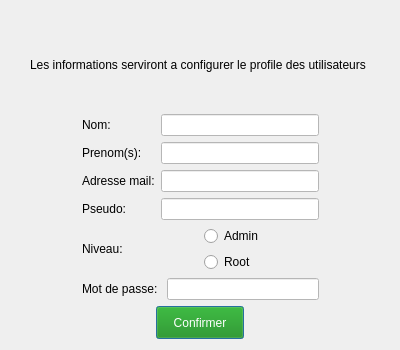
<?xml version="1.0" encoding="UTF-8"?>
<ui version="4.0">
 <class>adduser</class>
 <widget class="QDialog" name="adduser">
  <property name="geometry">
   <rect>
    <x>0</x>
    <y>0</y>
    <width>400</width>
    <height>350</height>
   </rect>
  </property>
  <property name="minimumSize">
   <size>
    <width>400</width>
    <height>350</height>
   </size>
  </property>
  <property name="maximumSize">
   <size>
    <width>400</width>
    <height>350</height>
   </size>
  </property>
  <property name="windowTitle">
   <string>Ajout utilisateur</string>
  </property>
  <layout class="QGridLayout" name="gridLayout_2">
   <item row="0" column="2">
    <spacer name="verticalSpacer_2">
     <property name="orientation">
      <enum>Qt::Vertical</enum>
     </property>
     <property name="sizeType">
      <enum>QSizePolicy::Fixed</enum>
     </property>
     <property name="sizeHint" stdset="0">
      <size>
       <width>20</width>
       <height>10</height>
      </size>
     </property>
    </spacer>
   </item>
   <item row="1" column="0">
    <spacer name="horizontalSpacer_5">
     <property name="orientation">
      <enum>Qt::Horizontal</enum>
     </property>
     <property name="sizeHint" stdset="0">
      <size>
       <width>11</width>
       <height>20</height>
      </size>
     </property>
    </spacer>
   </item>
   <item row="1" column="1" colspan="3">
    <widget class="QLabel" name="label_7">
     <property name="styleSheet">
      <string notr="true">QLabel{
	
	font: 81 italic 11pt &quot;Fira Sans Compressed ExtraBold&quot;;
}</string>
     </property>
     <property name="text">
      <string>Les informations serviront a configurer le profile des utilisateurs </string>
     </property>
    </widget>
   </item>
   <item row="1" column="4">
    <spacer name="horizontalSpacer_6">
     <property name="orientation">
      <enum>Qt::Horizontal</enum>
     </property>
     <property name="sizeHint" stdset="0">
      <size>
       <width>13</width>
       <height>20</height>
      </size>
     </property>
    </spacer>
   </item>
   <item row="2" column="2">
    <layout class="QGridLayout" name="gridLayout">
     <item row="0" column="0">
      <widget class="QLabel" name="label">
       <property name="text">
        <string>Nom:</string>
       </property>
      </widget>
     </item>
     <item row="0" column="1" colspan="2">
      <widget class="QLineEdit" name="inp_nom">
       <property name="styleSheet">
        <string notr="true">QLineEdit{
	background-color: #fff;
	color:  #000;
	width: 150px;
}</string>
       </property>
      </widget>
     </item>
     <item row="1" column="0">
      <widget class="QLabel" name="label_2">
       <property name="text">
        <string>Prenom(s):</string>
       </property>
      </widget>
     </item>
     <item row="1" column="1" colspan="2">
      <widget class="QLineEdit" name="inp_prenom">
       <property name="styleSheet">
        <string notr="true">QLineEdit{
	background-color: #fff;
	color:  #000;
	width: 150px;
}</string>
       </property>
      </widget>
     </item>
     <item row="2" column="0">
      <widget class="QLabel" name="label_3">
       <property name="text">
        <string>Adresse mail:</string>
       </property>
      </widget>
     </item>
     <item row="2" column="1" colspan="2">
      <widget class="QLineEdit" name="inp_mail">
       <property name="styleSheet">
        <string notr="true">QLineEdit{
	background-color: #fff;
	color:  #000;
	width: 150px;
}</string>
       </property>
      </widget>
     </item>
     <item row="3" column="0">
      <widget class="QLabel" name="label_4">
       <property name="text">
        <string>Pseudo:</string>
       </property>
      </widget>
     </item>
     <item row="3" column="1" colspan="2">
      <widget class="QLineEdit" name="inp_psd">
       <property name="styleSheet">
        <string notr="true">QLineEdit{
	background-color: #fff;
	color:  #000;
	width: 150px;
}</string>
       </property>
      </widget>
     </item>
     <item row="4" column="0" colspan="3">
      <layout class="QHBoxLayout" name="horizontalLayout_2">
       <item>
        <widget class="QLabel" name="label_5">
         <property name="text">
          <string>Niveau:</string>
         </property>
        </widget>
       </item>
       <item>
        <layout class="QVBoxLayout" name="verticalLayout">
         <item>
          <widget class="QRadioButton" name="Admin">
           <property name="text">
            <string>Admin</string>
           </property>
          </widget>
         </item>
         <item>
          <widget class="QRadioButton" name="Root">
           <property name="text">
            <string>Root</string>
           </property>
          </widget>
         </item>
        </layout>
       </item>
      </layout>
     </item>
     <item row="5" column="0" colspan="2">
      <widget class="QLabel" name="label_6">
       <property name="text">
        <string>Mot de passe:</string>
       </property>
      </widget>
     </item>
     <item row="5" column="2">
      <widget class="QLineEdit" name="inp_pwd">
       <property name="styleSheet">
        <string notr="true">QLineEdit{
	background-color: #fff;
	color:  #000;
	width: 150px;
}</string>
       </property>
       <property name="echoMode">
        <enum>QLineEdit::Password</enum>
       </property>
      </widget>
     </item>
    </layout>
   </item>
   <item row="3" column="0" colspan="5">
    <layout class="QHBoxLayout" name="horizontalLayout">
     <item>
      <spacer name="horizontalSpacer">
       <property name="orientation">
        <enum>Qt::Horizontal</enum>
       </property>
       <property name="sizeHint" stdset="0">
        <size>
         <width>168</width>
         <height>20</height>
        </size>
       </property>
      </spacer>
     </item>
     <item>
      <widget class="QPushButton" name="pushButton">
       <property name="styleSheet">
        <string notr="true">QPushButton{
	height: 25px;
	width: 80px;
	background-color: rgb(14, 138, 1);
	font: 81 italic 11pt &quot;Fira Sans Compressed ExtraBold&quot;;
	color: white;
}
QPushButton:pressed{
	background-color: rgb(0, 85, 0);
}</string>
       </property>
       <property name="text">
        <string>Confirmer</string>
       </property>
      </widget>
     </item>
     <item>
      <spacer name="horizontalSpacer_2">
       <property name="orientation">
        <enum>Qt::Horizontal</enum>
       </property>
       <property name="sizeHint" stdset="0">
        <size>
         <width>168</width>
         <height>20</height>
        </size>
       </property>
      </spacer>
     </item>
    </layout>
   </item>
   <item row="2" column="3">
    <spacer name="horizontalSpacer_4">
     <property name="orientation">
      <enum>Qt::Horizontal</enum>
     </property>
     <property name="sizeHint" stdset="0">
      <size>
       <width>13</width>
       <height>20</height>
      </size>
     </property>
    </spacer>
   </item>
   <item row="2" column="1">
    <spacer name="horizontalSpacer_3">
     <property name="orientation">
      <enum>Qt::Horizontal</enum>
     </property>
     <property name="sizeHint" stdset="0">
      <size>
       <width>11</width>
       <height>20</height>
      </size>
     </property>
    </spacer>
   </item>
  </layout>
 </widget>
 <resources/>
 <connections/>
</ui>
